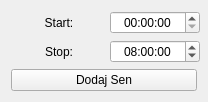
                         <widget class="QWidget" name="tab_2">
                          <attribute name="title">
                           <string>Sen</string>
                          </attribute>
                          <layout class="QVBoxLayout" name="verticalLayout_4">
                           <item>
                            <layout class="QFormLayout" name="formLayout_4">
                             <property name="labelAlignment">
                              <set>Qt::AlignRight|Qt::AlignTrailing|Qt::AlignVCenter</set>
                             </property>
                             <property name="formAlignment">
                              <set>Qt::AlignCenter</set>
                             </property>
                             <item row="0" column="0">
                              <widget class="QLabel" name="label_4">
                               <property name="minimumSize">
                                <size>
                                 <width>90</width>
                                 <height>0</height>
                                </size>
                               </property>
                               <property name="text">
                                <string>Start:</string>
                               </property>
                               <property name="alignment">
                                <set>Qt::AlignCenter</set>
                               </property>
                              </widget>
                             </item>
                             <item row="0" column="1">
                              <widget class="QTimeEdit" name="sleepBegin">
                               <property name="sizePolicy">
                                <sizepolicy hsizetype="Maximum" vsizetype="Fixed">
                                 <horstretch>0</horstretch>
                                 <verstretch>0</verstretch>
                                </sizepolicy>
                               </property>
                               <property name="minimumSize">
                                <size>
                                 <width>90</width>
                                 <height>0</height>
                                </size>
                               </property>
                               <property name="alignment">
                                <set>Qt::AlignCenter</set>
                               </property>
                              </widget>
                             </item>
                             <item row="1" column="0">
                              <widget class="QLabel" name="label_5">
                               <property name="minimumSize">
                                <size>
                                 <width>90</width>
                                 <height>0</height>
                                </size>
                               </property>
                               <property name="text">
                                <string>Stop:</string>
                               </property>
                               <property name="alignment">
                                <set>Qt::AlignCenter</set>
                               </property>
                              </widget>
                             </item>
                             <item row="1" column="1">
                              <widget class="QTimeEdit" name="sleepEnd">
                               <property name="sizePolicy">
                                <sizepolicy hsizetype="Maximum" vsizetype="Fixed">
                                 <horstretch>0</horstretch>
                                 <verstretch>0</verstretch>
                                </sizepolicy>
                               </property>
                               <property name="minimumSize">
                                <size>
                                 <width>90</width>
                                 <height>0</height>
                                </size>
                               </property>
                               <property name="alignment">
                                <set>Qt::AlignCenter</set>
                               </property>
                               <property name="time">
                                <time>
                                 <hour>8</hour>
                                 <minute>0</minute>
                                 <second>0</second>
                                </time>
                               </property>
                              </widget>
                             </item>
                            </layout>
                           </item>
                           <item>
                            <widget class="QPushButton" name="addSleep">
                             <property name="text">
                              <string>Dodaj Sen</string>
                             </property>
                            </widget>
                           </item>
                          </layout>
                         </widget>
